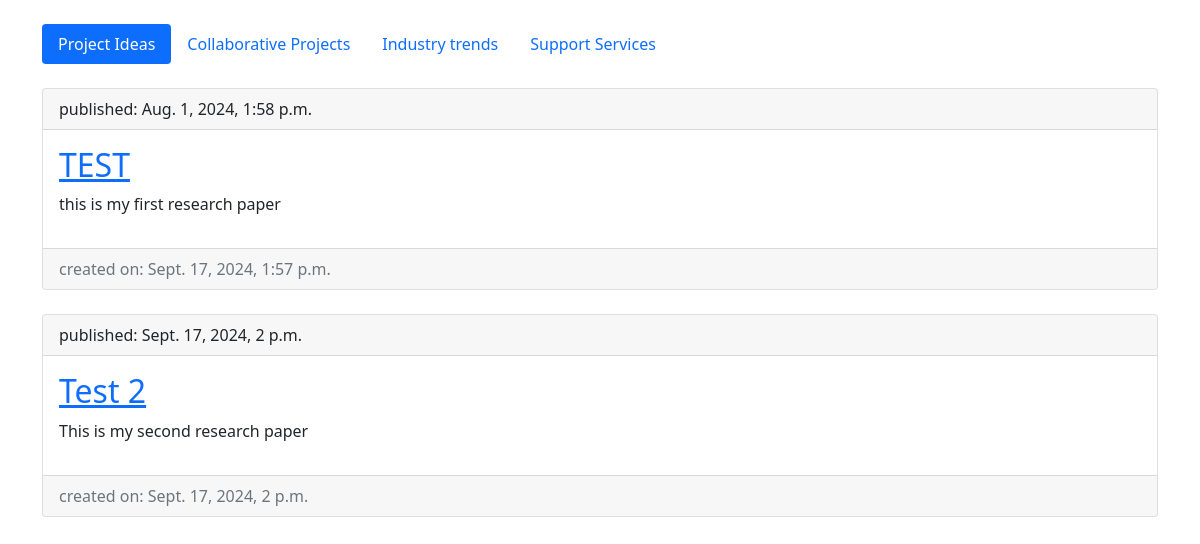
The app's page /, older data.
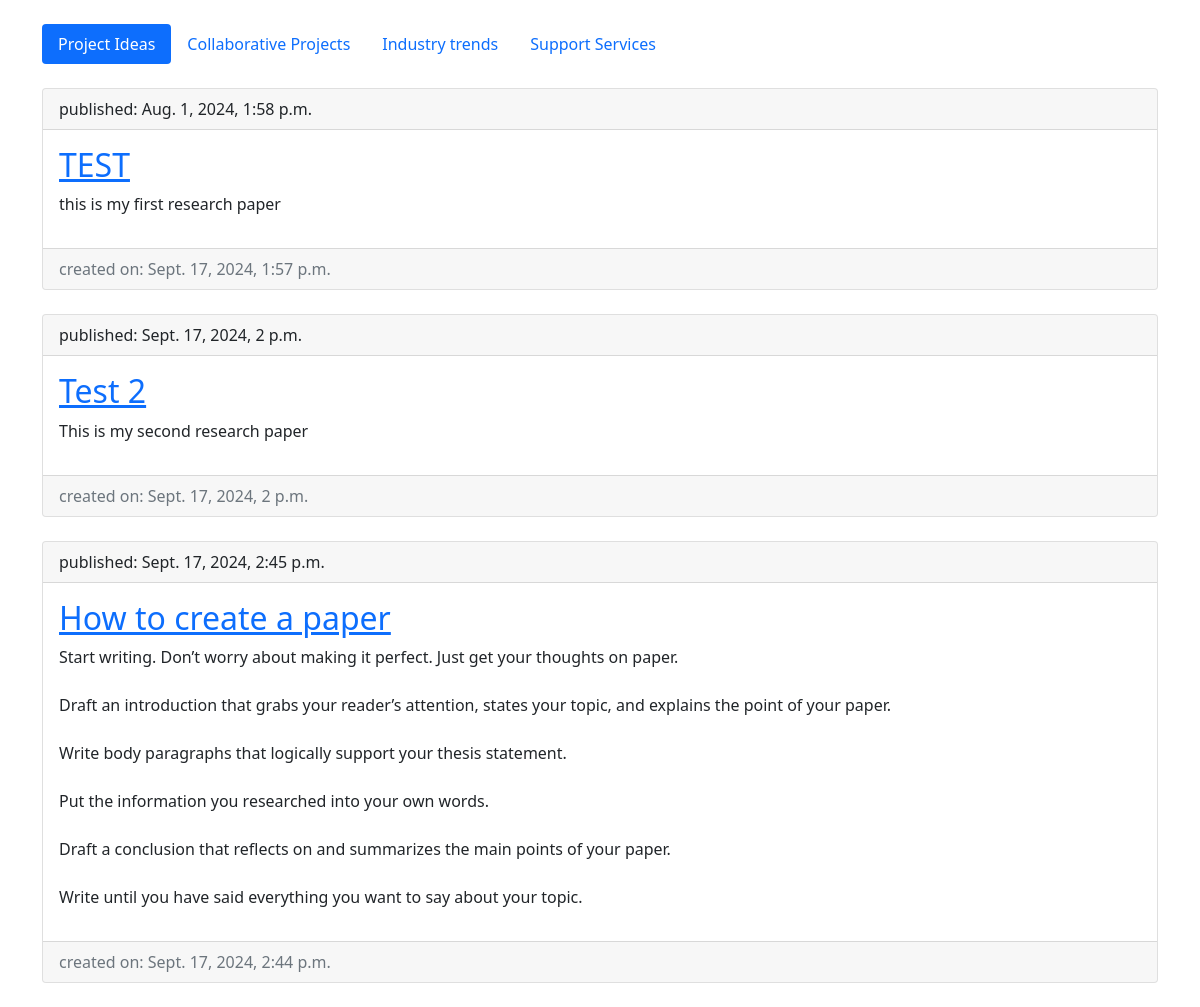
The same page, newer data.
### home/models.py (models this page shows, shortened)
class ResearchPapers(models.Model):
    title = models.CharField(max_length=100)
    slug = models.SlugField(max_length=100, unique=True)
    description = models.TextField()
    created_date = models.DateTimeField(default=timezone.now)
    published_date = models.DateTimeField(blank=True, null=True)

### home/views.py (the view)
# urls.py: path('', views.post_list, name='post_list'),
def post_list(request):
    papers = ResearchPapers.objects.all()
    return render(request, 'home/post_list.html', {'papers': papers})

### home/templates/home/post_list.html
{% extends 'home/base.html' %}
{% block content %}
    {% for paper in papers %}
        <div class="card">
            <div class="card-header">
                <time>published: {{ paper.published_date }}</time>
            </div>
            <div class="card-body">
                <h2><a href="{% url 'post_detail' pk=paper.pk %}">{{ paper.title }}</a></h2>
                <p>{{ paper.description|linebreaksbr }}</p>
            </div>
            <div class="card-footer text-muted">
                <time>created on: {{ paper.created_date }}</time>
            </div>
        </div>
        <br>
    {% endfor %}
{% endblock %}

Row changes from the older to the newer data that the page shows:
added ResearchPapers: published_date "Sept. 17, 2024, 2:45 p.m.", title "How to create a paper", description "Start writing. Don’t worry about making it perfect. Just get your thoughts on paper. Draft an introduction that grabs your reader’s attention, states your topic, and explains the point of your paper. Write body paragraphs that logically support your thesis statement. Put the information you researched into your own words. Draft a conclusion that reflects on and summarizes the main points of your paper. Write until you have said everything you want to say about your topic.", created_date "Sept. 17, 2024, 2:44 p.m."
